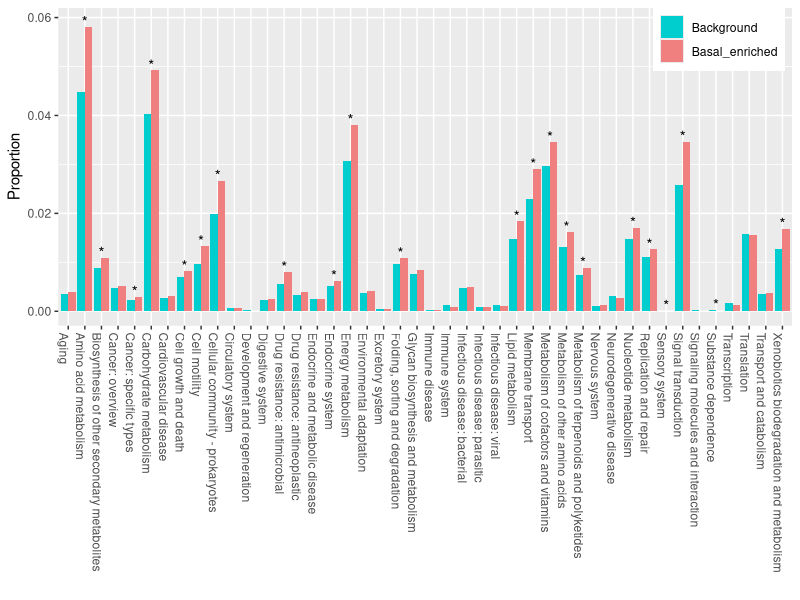

Generate this figure with R:
#microbial gene functional characterization
#Written by Wei Guo
#Data:Nov 20,2020

#load library
library(readxl)
library(matrixStats)
library(reshape)
library(ggplot2)
#
setwd("/data")
##microbial genes were analysed based on eggNOG and GhostKOALA website, then processed by Perl script.
#load processed output.
KEGG_function<-read_excel("microbial_gene_functional_characterization.xlsx"
                          ,sheet = "Sheet1")
EGGNOG_function<-read_excel("microbial_gene_functional_characterization.xlsx",sheet = "Sheet2")
my_table<-KEGG_function
my_table<-my_table[,-1]
row.names(my_table)<-KEGG_function$KEGG
#calculate proportion
my_table<-as.matrix(my_table)
#all_geneset_number=229282
#basal_enriched_query_number=31905
sum_matrix<-matrix(rep(c(229282,31905),nrow(my_table)),nrow=nrow(my_table),byrow=T)
rela.table<-my_table/sum_matrix
#fisher exact test
size1 = sum_matrix[1,1]
size2 = sum_matrix[1,2]
fisher_exact<-function(x){
  row=c(x[1],x[2],size1-x[1],size2-x[2])
  alle<-matrix(row,nrow=2)
  p_value<-fisher.test(alle,alternative="two.sided")$p.value
  p_value}
pvalue<-apply(my_table,1,fisher_exact)
result<-cbind(my_table,pvalue)
final<-subset(result,pvalue<0.05)
#
signif<-ifelse(result[,3]<0.05,"*","")
the_data<-as.data.frame(rela.table)
colnames(the_data)[1]<-"Background"
the_data$signif<-signif
the_data$term<-row.names(the_data)
the_data<-melt(the_data,id.vars = c("term","signif"))
the_index<-c()
the_term=the_data$term[!duplicated(the_data$term)]
for(everyterm in the_term){
  myindex<-which(the_data$term==everyterm)
  myvalue=the_data$value[myindex]
  my_minvalue=min(myvalue)
  min_index=which(the_data$term==everyterm & the_data$value==my_minvalue)
  the_index<-c(the_index,min_index)
}

the_data$signif[the_index]<-""
res<-ggplot(the_data,aes(term,value,fill=variable))+geom_bar(stat="identity",position="dodge")+
  scale_fill_manual(values=c("cyan3","lightcoral"))+xlab("")+ylab("Proportion")+
  geom_text(aes(y=value+0.001,label=signif))+
  theme(legend.title = element_blank(),legend.position = c(0.9,0.9),
        axis.text.x = element_text(angle = 270,hjust = 0))
res
